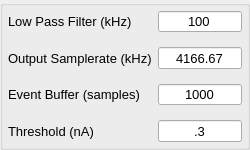
       <widget class="QGroupBox" name="groupBox">
        <property name="sizePolicy">
         <sizepolicy hsizetype="Fixed" vsizetype="Fixed">
          <horstretch>0</horstretch>
          <verstretch>0</verstretch>
         </sizepolicy>
        </property>
        <property name="minimumSize">
         <size>
          <width>250</width>
          <height>5</height>
         </size>
        </property>
        <property name="maximumSize">
         <size>
          <width>250</width>
          <height>150</height>
         </size>
        </property>
        <layout class="QFormLayout" name="formLayout">
         <property name="verticalSpacing">
          <number>15</number>
         </property>
         <property name="leftMargin">
          <number>5</number>
         </property>
         <property name="topMargin">
          <number>5</number>
         </property>
         <property name="rightMargin">
          <number>5</number>
         </property>
         <property name="bottomMargin">
          <number>5</number>
         </property>
         <item row="0" column="0">
          <widget class="QLabel" name="label">
           <property name="sizePolicy">
            <sizepolicy hsizetype="MinimumExpanding" vsizetype="Expanding">
             <horstretch>0</horstretch>
             <verstretch>0</verstretch>
            </sizepolicy>
           </property>
           <property name="minimumSize">
            <size>
             <width>125</width>
             <height>0</height>
            </size>
           </property>
           <property name="maximumSize">
            <size>
             <width>16777215</width>
             <height>16777215</height>
            </size>
           </property>
           <property name="font">
            <font>
             <family>Arial</family>
             <pointsize>10</pointsize>
             <weight>50</weight>
             <bold>false</bold>
            </font>
           </property>
           <property name="text">
            <string>Low Pass Filter (kHz)</string>
           </property>
          </widget>
         </item>
         <item row="0" column="1">
          <widget class="QLineEdit" name="LPentry">
           <property name="sizePolicy">
            <sizepolicy hsizetype="MinimumExpanding" vsizetype="Expanding">
             <horstretch>0</horstretch>
             <verstretch>0</verstretch>
            </sizepolicy>
           </property>
           <property name="minimumSize">
            <size>
             <width>60</width>
             <height>0</height>
            </size>
           </property>
           <property name="maximumSize">
            <size>
             <width>16777215</width>
             <height>16777215</height>
            </size>
           </property>
           <property name="font">
            <font>
             <family>Arial</family>
             <pointsize>10</pointsize>
             <weight>50</weight>
             <bold>false</bold>
            </font>
           </property>
           <property name="text">
            <string>100</string>
           </property>
           <property name="alignment">
            <set>Qt::AlignCenter</set>
           </property>
          </widget>
         </item>
         <item row="1" column="0">
          <widget class="QLabel" name="label_2">
           <property name="sizePolicy">
            <sizepolicy hsizetype="MinimumExpanding" vsizetype="Expanding">
             <horstretch>0</horstretch>
             <verstretch>0</verstretch>
            </sizepolicy>
           </property>
           <property name="minimumSize">
            <size>
             <width>125</width>
             <height>0</height>
            </size>
           </property>
           <property name="maximumSize">
            <size>
             <width>16777215</width>
             <height>16777215</height>
            </size>
           </property>
           <property name="font">
            <font>
             <family>Arial</family>
             <pointsize>10</pointsize>
             <weight>50</weight>
             <bold>false</bold>
            </font>
           </property>
           <property name="text">
            <string>Output Samplerate (kHz)</string>
           </property>
          </widget>
         </item>
         <item row="1" column="1">
          <widget class="QLineEdit" name="outputsamplerateentry">
           <property name="sizePolicy">
            <sizepolicy hsizetype="MinimumExpanding" vsizetype="Expanding">
             <horstretch>0</horstretch>
             <verstretch>0</verstretch>
            </sizepolicy>
           </property>
           <property name="minimumSize">
            <size>
             <width>60</width>
             <height>0</height>
            </size>
           </property>
           <property name="maximumSize">
            <size>
             <width>16777215</width>
             <height>16777215</height>
            </size>
           </property>
           <property name="font">
            <font>
             <family>Arial</family>
             <pointsize>10</pointsize>
             <weight>50</weight>
             <bold>false</bold>
            </font>
           </property>
           <property name="text">
            <string>4166.67</string>
           </property>
           <property name="alignment">
            <set>Qt::AlignCenter</set>
           </property>
          </widget>
         </item>
         <item row="2" column="0">
          <widget class="QLabel" name="label_5">
           <property name="sizePolicy">
            <sizepolicy hsizetype="MinimumExpanding" vsizetype="Expanding">
             <horstretch>0</horstretch>
             <verstretch>0</verstretch>
            </sizepolicy>
           </property>
           <property name="minimumSize">
            <size>
             <width>125</width>
             <height>0</height>
            </size>
           </property>
           <property name="maximumSize">
            <size>
             <width>16777215</width>
             <height>16777215</height>
            </size>
           </property>
           <property name="font">
            <font>
             <family>Arial</family>
             <pointsize>10</pointsize>
             <weight>50</weight>
             <bold>false</bold>
            </font>
           </property>
           <property name="text">
            <string>Event Buffer (samples)</string>
           </property>
          </widget>
         </item>
         <item row="2" column="1">
          <widget class="QLineEdit" name="eventbufferentry">
           <property name="sizePolicy">
            <sizepolicy hsizetype="MinimumExpanding" vsizetype="Expanding">
             <horstretch>0</horstretch>
             <verstretch>0</verstretch>
            </sizepolicy>
           </property>
           <property name="minimumSize">
            <size>
             <width>60</width>
             <height>0</height>
            </size>
           </property>
           <property name="maximumSize">
            <size>
             <width>16777215</width>
             <height>16777215</height>
            </size>
           </property>
           <property name="font">
            <font>
             <family>Arial</family>
             <pointsize>10</pointsize>
             <weight>50</weight>
             <bold>false</bold>
            </font>
           </property>
           <property name="text">
            <string>1000</string>
           </property>
           <property name="alignment">
            <set>Qt::AlignCenter</set>
           </property>
          </widget>
         </item>
         <item row="3" column="0">
          <widget class="QLabel" name="label_3">
           <property name="sizePolicy">
            <sizepolicy hsizetype="MinimumExpanding" vsizetype="Expanding">
             <horstretch>0</horstretch>
             <verstretch>0</verstretch>
            </sizepolicy>
           </property>
           <property name="minimumSize">
            <size>
             <width>125</width>
             <height>0</height>
            </size>
           </property>
           <property name="maximumSize">
            <size>
             <width>16777215</width>
             <height>16777215</height>
            </size>
           </property>
           <property name="font">
            <font>
             <family>Arial</family>
             <pointsize>10</pointsize>
             <weight>50</weight>
             <bold>false</bold>
            </font>
           </property>
           <property name="text">
            <string>Threshold (nA)</string>
           </property>
          </widget>
         </item>
         <item row="3" column="1">
          <widget class="QLineEdit" name="thresholdentry">
           <property name="sizePolicy">
            <sizepolicy hsizetype="MinimumExpanding" vsizetype="Expanding">
             <horstretch>0</horstretch>
             <verstretch>0</verstretch>
            </sizepolicy>
           </property>
           <property name="minimumSize">
            <size>
             <width>60</width>
             <height>0</height>
            </size>
           </property>
           <property name="maximumSize">
            <size>
             <width>16777215</width>
             <height>16777215</height>
            </size>
           </property>
           <property name="font">
            <font>
             <family>Arial</family>
             <pointsize>10</pointsize>
             <weight>50</weight>
             <bold>false</bold>
            </font>
           </property>
           <property name="text">
            <string>.3</string>
           </property>
           <property name="alignment">
            <set>Qt::AlignCenter</set>
           </property>
          </widget>
         </item>
        </layout>
       </widget>
